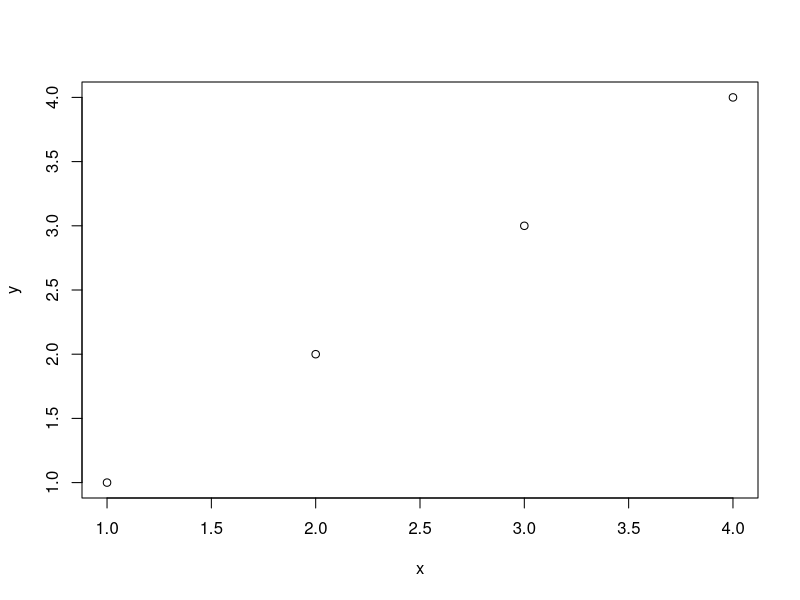

Reproduce this figure in R.
## ---- chunk 1
#| code-fold: false

points <- data.frame(x = c(1,2,3,4), y= c(1,2,3,4))
## ---- chunk 2
#| code-fold: false

plot(points)

